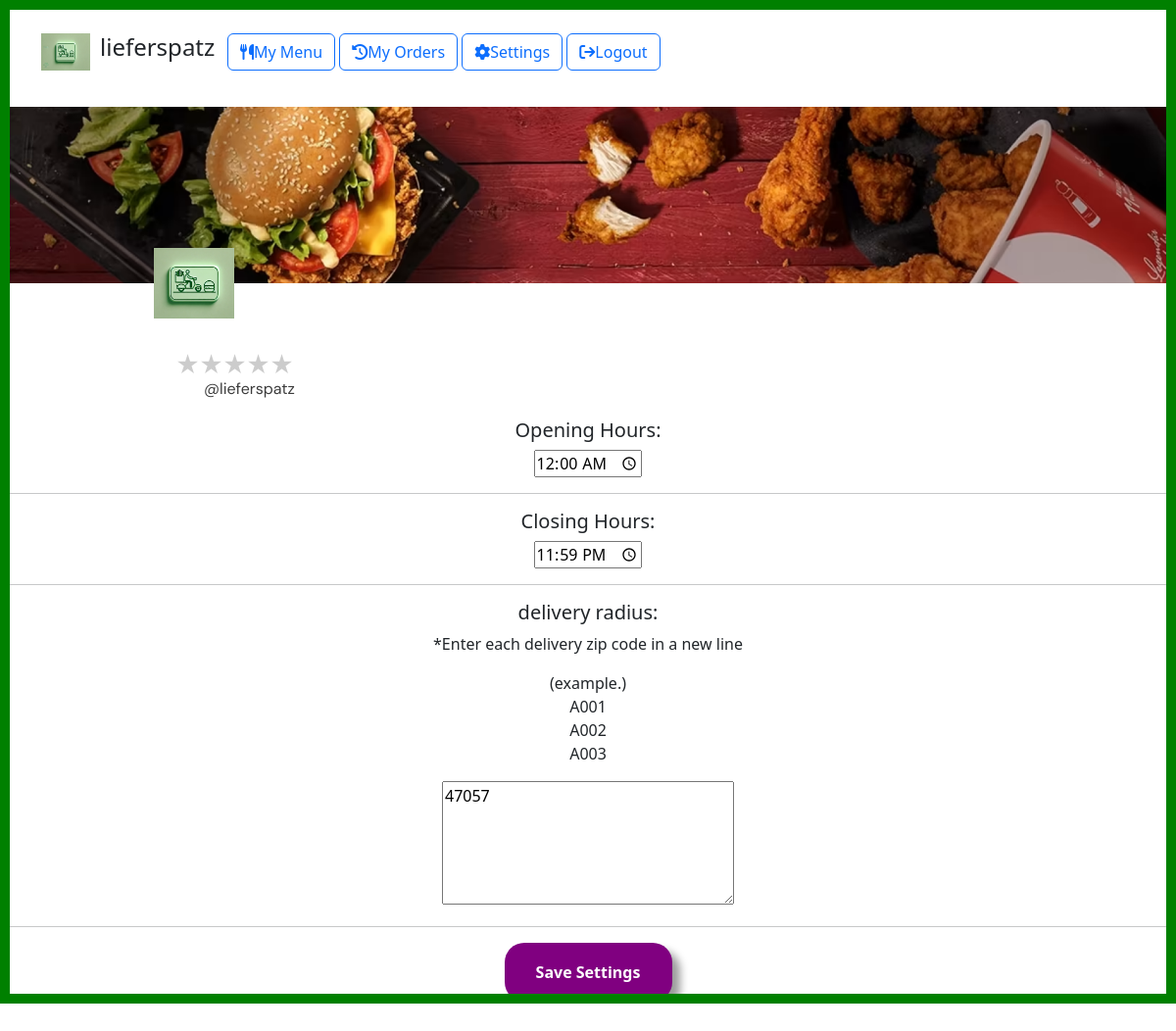
Screenshot of /business-settings (signed in) with the database file from the repository.
### tables this page shows
CREATE TABLE BusinessAccount (
    id INTEGER PRIMARY KEY AUTOINCREMENT,
    name VARCHAR(255) NOT NULL,
    description TEXT,
    street VARCHAR(255) NOT NULL,
    city VARCHAR(255) NOT NULL,
    zip_code VARCHAR(10) NOT NULL,
    opening_hours VARCHAR(100),
    closing_hours VARCHAR(100),
    delivery_radius TEXT,
    picture_link VARCHAR(255),
    email VARCHAR(255) UNIQUE NOT NULL,
    password VARCHAR(255) NOT NULL,

    FOREIGN KEY (Email) REFERENCES Account(Email)
);

### main.py (the view, shortened to what this page needs)
@app.route('/business-settings', methods=['GET', 'POST'])
def business_settings():
    conn = get_db_connection()
    cursor = conn.cursor()
    cursor.execute('''
        SELECT * FROM BusinessAccount WHERE id = ?
    ''', (session['user_id'],))
    item = cursor.fetchone()
    conn.close()
    return render_template('business/settings.html', item=item)

### main.py (called while the page is built)
def get_db_connection():
    conn = sqlite3.connect(database_name)
    conn.row_factory = sqlite3.Row
    return conn

### templates/business/settings.html (shortened to what this page needs)
<!DOCTYPE html>
<html lang="en">
  <head>
    {% include 'business/includes/header.html' %}
</head>
  <body>
    <div class="main-container">
        {% include 'business/includes/menu.html' %}
        {% include 'business/includes/items-header.html' %}
      <div class="Containet-box" >
        <form method="POST" class="text-center" enctype="multipart/form-data">
          <h5>Opening Hours:</h5>
          <input type="time"  name="opening_hours" value="{{ item['opening_hours'] }}"  required>
          <hr>
          <h5>Closing Hours:</h5>
          <input type="time"  name="closing_hours" value="{{ item['closing_hours'] }}"  required>
          <hr>
          <h5>delivery radius:</h5>
          <p>*Enter each delivery zip code in a new line</p>
          <p>(example.) <br>A001<br>A002<br>A003</p>
          <textarea  rows="5" cols="30" name="delivery_radius"  required placeholder ="(example.) &#10;A001&#10;A002&#10;A003" required>{{ item['delivery_radius'] or '' }}</textarea>
          <hr>
          <button class="add-item" >Save Settings</button>
        </form>
      </div>
    </div>
  </body>
</html>

### static/business/items/index.css (style rules this page uses)
.main-container { overflow: hidden; }
.main-container, .main-container * { box-sizing: border-box; }
.main-container { position: relative; height: 1024px; margin: 0 auto; background: rgb(255, 255, 255); border: 10px solid green; overflow: hidden; overflow-y: scroll; }
.Containet-box { position: relative; top: 33%; height: 100%; }
.add-item { position: relative; background-color: purple; color: white; font-weight: bold; border-radius: 20px; width: 171px; height: 60px; border: none; box-shadow: 8px 8px 8px #9b9b9b; }

### rows the page displays
BusinessAccount: opening_hours "00:00", closing_hours "23:59", delivery_radius "47057"
